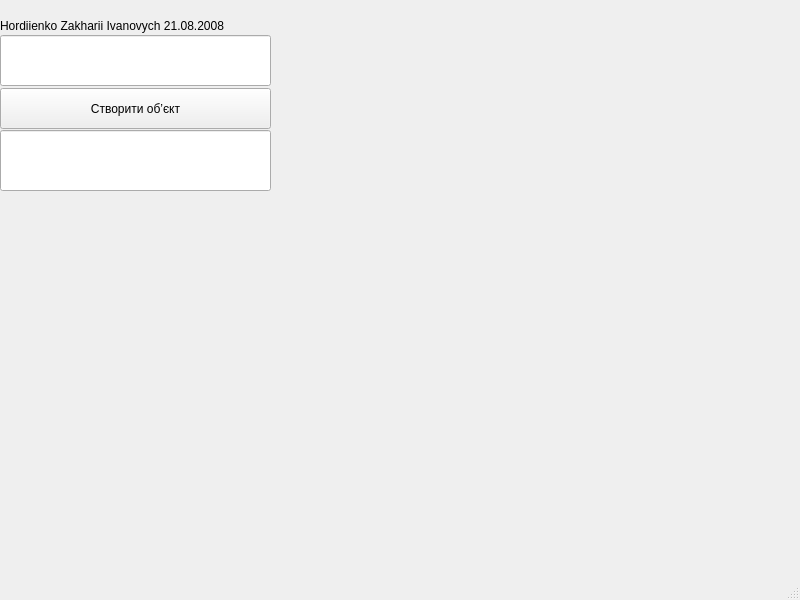
<?xml version="1.0" encoding="UTF-8"?>
<ui version="4.0">
 <class>MainWindow</class>
 <widget class="QMainWindow" name="MainWindow">
  <property name="geometry">
   <rect>
    <x>0</x>
    <y>0</y>
    <width>800</width>
    <height>600</height>
   </rect>
  </property>
  <property name="windowTitle">
   <string>MainWindow</string>
  </property>
  <widget class="QWidget" name="centralwidget">
   <widget class="QLabel" name="label">
    <property name="geometry">
     <rect>
      <x>0</x>
      <y>0</y>
      <width>281</width>
      <height>51</height>
     </rect>
    </property>
    <property name="text">
     <string>Hordiienko Zakharii Ivanovych 21.08.2008</string>
    </property>
   </widget>
   <widget class="QLineEdit" name="lineEditName">
    <property name="geometry">
     <rect>
      <x>0</x>
      <y>35</y>
      <width>271</width>
      <height>51</height>
     </rect>
    </property>
   </widget>
   <widget class="QPushButton" name="pushButtonCreate">
    <property name="geometry">
     <rect>
      <x>0</x>
      <y>88</y>
      <width>271</width>
      <height>41</height>
     </rect>
    </property>
    <property name="text">
     <string>Створити об’єкт</string>
    </property>
   </widget>
   <widget class="QLineEdit" name="lineEditAge">
    <property name="geometry">
     <rect>
      <x>0</x>
      <y>130</y>
      <width>271</width>
      <height>61</height>
     </rect>
    </property>
   </widget>
  </widget>
  <widget class="QMenuBar" name="menubar">
   <property name="geometry">
    <rect>
     <x>0</x>
     <y>0</y>
     <width>800</width>
     <height>26</height>
    </rect>
   </property>
  </widget>
  <widget class="QStatusBar" name="statusbar"/>
 </widget>
 <resources/>
 <connections/>
</ui>
